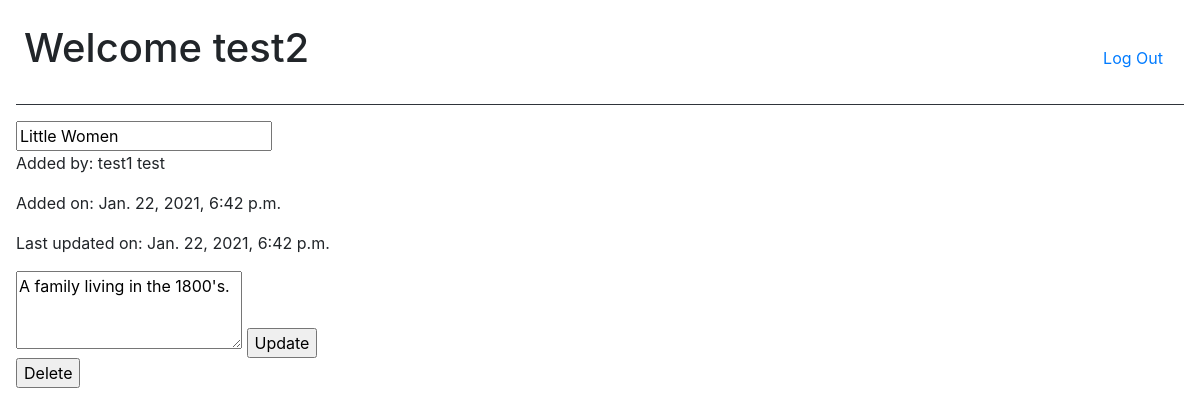
Page /books/3 (signed in) on the committed database.
### favorites/models.py (models this page shows)
class User(models.Model):
    first_name = models.CharField(max_length=255)
    last_name = models.CharField(max_length=255)
    email = models.EmailField()
    password = models.CharField(max_length=255)
    created_at = models.DateTimeField(auto_now_add=True)
    updated_at = models.DateTimeField(auto_now=True)
    objects = UserManager()

class Book(models.Model):
    title = models.CharField(max_length=255)
    desc = models.TextField()
    created_at = models.DateTimeField(auto_now_add=True)
    updated_at = models.DateTimeField(auto_now=True)
    uploaded_by = models.ForeignKey(User, related_name="books", on_delete=models.CASCADE)
    users_who_like = models.ManyToManyField(User, related_name="liked_books")

### favorites/views.py (the view)
# urls.py: path('books/<int:book_id>', views.book_details),
def book_details(request, book_id):
    if 'userid' in request.session:
        user = User.objects.filter(id=request.session['userid'])
        if user:
            context = {
                "user": user[0],
                "book": Book.objects.get(id=book_id),
            }
        return render(request, 'book_details.html', context)
    return redirect('/login')

### favorites/templates/book_details.html (shortened to what this page needs)
<!DOCTYPE html>
<html lang="en">
<head>
    <link rel="stylesheet" href="https://stackpath.bootstrapcdn.com/bootstrap/4.5.2/css/bootstrap.min.css"
>
</head>
<body class="p-3">
    <header class="d-flex p-2 align-items-baseline">
        <h1 class="mr-auto">Welcome {{ user.first_name}}</h1>
        <form action="/log_off" method="POST">
            <input class="btn btn-link" type="submit" name="log_off" value="Log Out">
        </form>
    </header>
    <hr class="bg-dark">
    <form action="/update_book" method="POST">
        <input type="text" value="{{ book.title }}" name="title">
        <p>Added by: {{ book.uploaded_by.first_name }} {{ book.uploaded_by.last_name }}</p>
        <p>Added on: {{ book.created_at }}</p>
        <p>Last updated on: {{ book.updated_at }}</p>
        <textarea name="desc"cols="20" rows="3">{{ book.desc }}</textarea>
        <input type="submit" name="update" value="Update">
    </form>
    <form action="/delete" method="POST">
        <input type="submit" name="delete" value="Delete">
    </form>
</body>
</html>

### rows in the picture
User: first_name "test2"
Book: title "Little Women", uploaded_by.first_name "test1", uploaded_by.last_name "test", created_at "Jan. 22, 2021, 6:42 p.m.", updated_at "Jan. 22, 2021, 6:42 p.m.", desc "A family living in the 1800's."
